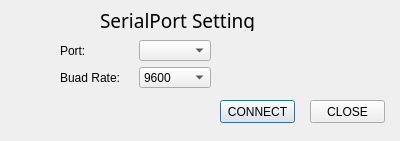
<?xml version="1.0" encoding="UTF-8"?>
<ui version="4.0">
 <class>SerialSetup</class>
 <widget class="QDialog" name="SerialSetup">
  <property name="geometry">
   <rect>
    <x>0</x>
    <y>0</y>
    <width>400</width>
    <height>141</height>
   </rect>
  </property>
  <property name="windowTitle">
   <string>Dialog</string>
  </property>
  <widget class="QWidget" name="gridLayoutWidget">
   <property name="geometry">
    <rect>
     <x>60</x>
     <y>40</y>
     <width>151</width>
     <height>48</height>
    </rect>
   </property>
   <layout class="QGridLayout" name="gridLayout">
    <item row="0" column="1">
     <widget class="QComboBox" name="SerialPort"/>
    </item>
    <item row="0" column="0">
     <widget class="QLabel" name="label">
      <property name="text">
       <string>Port:</string>
      </property>
     </widget>
    </item>
    <item row="1" column="0">
     <widget class="QLabel" name="label_2">
      <property name="text">
       <string>Buad Rate:</string>
      </property>
     </widget>
    </item>
    <item row="1" column="1">
     <widget class="QComboBox" name="BaudRate">
      <item>
       <property name="text">
        <string>9600</string>
       </property>
      </item>
      <item>
       <property name="text">
        <string>115200</string>
       </property>
      </item>
     </widget>
    </item>
   </layout>
  </widget>
  <widget class="QLabel" name="label_3">
   <property name="geometry">
    <rect>
     <x>100</x>
     <y>10</y>
     <width>201</width>
     <height>21</height>
    </rect>
   </property>
   <property name="font">
    <font>
     <family>黑体</family>
     <pointsize>14</pointsize>
    </font>
   </property>
   <property name="text">
    <string>SerialPort Setting</string>
   </property>
  </widget>
  <widget class="QLabel" name="SerialStatus">
   <property name="geometry">
    <rect>
     <x>40</x>
     <y>110</y>
     <width>151</width>
     <height>16</height>
    </rect>
   </property>
   <property name="text">
    <string/>
   </property>
  </widget>
  <widget class="QPushButton" name="OK">
   <property name="geometry">
    <rect>
     <x>220</x>
     <y>100</y>
     <width>75</width>
     <height>23</height>
    </rect>
   </property>
   <property name="text">
    <string>CONNECT</string>
   </property>
  </widget>
  <widget class="QPushButton" name="Cancle">
   <property name="geometry">
    <rect>
     <x>310</x>
     <y>100</y>
     <width>75</width>
     <height>23</height>
    </rect>
   </property>
   <property name="text">
    <string>CLOSE</string>
   </property>
  </widget>
 </widget>
 <resources/>
 <connections/>
</ui>
